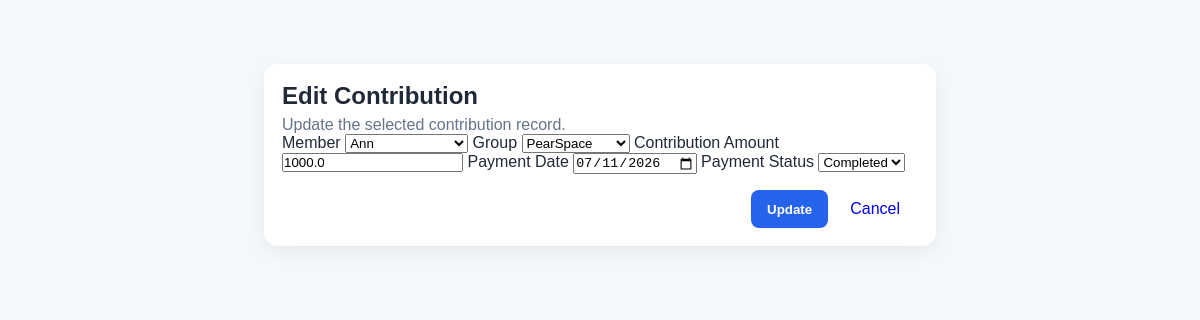
Screenshot of /contributions/4/edit with the database file from the repository.
### app/models.py (models this page shows, shortened)
class Contribution(db.Model):
    __tablename__ = "contributions"
    id = db.Column(db.Integer, primary_key=True)
    member_name = db.Column(db.String(100), nullable=False)
    group_name = db.Column(db.String(100), nullable=False)
    amount = db.Column(db.Float, nullable=False, default=0.0)
    payment_date = db.Column(db.String(20), nullable=False)
    payment_status = db.Column(db.String(20), nullable=False, default="Completed")

class Member(db.Model):
    __tablename__ = "members"
    id = db.Column(db.Integer, primary_key=True)
    full_name = db.Column(db.String(100), nullable=False)
    email = db.Column(db.String(120), unique=True, nullable=False)
    phone = db.Column(db.String(20), nullable=False)
    group_name = db.Column(db.String(100), nullable=True)
    join_date = db.Column(db.String(20), nullable=True)
    status = db.Column(db.String(20), nullable=False, default="Active")

class Group(db.Model):
    __tablename__ = "groups"
    id = db.Column(db.Integer, primary_key=True)
    group_name = db.Column(db.String(100), nullable=False)
    monthly_contribution = db.Column(db.Float, nullable=False, default=0.0)
    meeting_day = db.Column(db.String(50), nullable=False)
    max_members = db.Column(db.Integer, nullable=False, default=0)
    status = db.Column(db.String(20), nullable=False, default="Active")

### app/routes.py (the view, shortened to what this page needs)
@main.route("/contributions/<int:contribution_id>/edit", methods=["GET", "POST"], endpoint="edit_contribution")
def edit_contribution(contribution_id):
    contribution = Contribution.query.get_or_404(contribution_id)
    members = Member.query.order_by(Member.full_name.asc()).all()
    groups = Group.query.order_by(Group.group_name.asc()).all()
    return render_template("edit_contribution.html", contribution=contribution, members=members, groups=groups)

### app/templates/edit_contribution.html (shortened to what this page needs)
<!DOCTYPE html>
<html lang="en">
  <head>
    <link rel="stylesheet" href="{{ url_for('static', filename='css/dashboard.css') }}" />
  </head>
  <body>
    <main class="main-content" style="max-width: 720px; margin: 40px auto;">
      <section class="panel">
        <h2>Edit Contribution</h2>
        <p class="muted">Update the selected contribution record.</p>
        <form method="POST" action="{{ url_for('main.edit_contribution', contribution_id=contribution.id) }}">
          <label for="member">Member</label>
          <select id="member" name="member" required>
            {% for member in members %}
            <option value="{{ member.full_name }}" {% if member.full_name == contribution.member_name %}selected{% endif %}>{{ member.full_name }}</option>
            {% endfor %}
          </select>
          <label for="group">Group</label>
          <select id="group" name="group" required>
            {% for group in groups %}
            <option value="{{ group.group_name }}" {% if group.group_name == contribution.group_name %}selected{% endif %}>{{ group.group_name }}</option>
            {% endfor %}
          </select>
          <label for="amount">Contribution Amount</label>
          <input id="amount" name="amount" type="number" min="0" step="0.01" value="{{ contribution.amount }}" required />
          <label for="payment_date">Payment Date</label>
          <input id="payment_date" name="payment_date" type="date" value="{{ contribution.payment_date }}" required />
          <label for="payment_status">Payment Status</label>
          <select id="payment_status" name="payment_status" required>
            <option value="Completed" {% if contribution.payment_status == 'Completed' %}selected{% endif %}>Completed</option>
          </select>
          <div style="margin-top: 16px; display: flex; gap: 10px; justify-content: flex-end;">
            <button type="submit" class="add-btn">Update</button>
            <a href="{{ url_for('main.contributions') }}" class="action-btn" style="display: inline-block; padding: 10px 12px; border-radius: 8px; text-decoration: none;">Cancel</a>
          </div>
        </form>
      </section>
    </main>
  </body>
</html>

### app/static/css/dashboard.css (style rules this page uses)
:root { --bg: #f4f7fb; --sidebar: #0f172a; --sidebar-text: #cbd5e1; --sidebar-active: #2563eb; --card: #ffffff; --text: #1f2937; --muted: #64748b; --accent: #2563eb; }
* { box-sizing: border-box; margin: 0; padding: 0; }
body { font-family: Arial, Helvetica, sans-serif; background: var(--bg); color: var(--text); }
.main-content { flex: 1; padding: 24px; }
.card, .panel { background: var(--card); border-radius: 14px; padding: 18px; box-shadow: 0 6px 18px rgba(15, 23, 42, 0.06); }
.muted { color: var(--muted); margin-top: 6px; }
.add-btn { background: var(--accent); color: white; border: none; padding: 10px 16px; border-radius: 8px; cursor: pointer; font-weight: bold; }
.action-btn { border: none; padding: 6px 10px; border-radius: 6px; cursor: pointer; margin-right: 6px; }

### rows the page displays
Contribution: member "Ann", group "PearSpace", amount "1000.0", payment_date "07/11/2026", payment_status "Completed"
